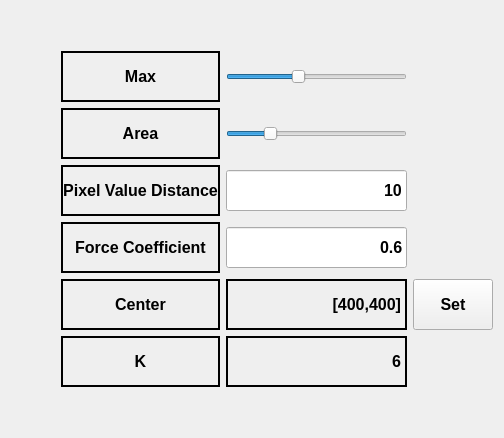
                <widget class="QWidget" name="tab_8">
                 <attribute name="title">
                  <string>image processing</string>
                 </attribute>
                 <layout class="QGridLayout" name="gridLayout_14">
                  <item row="1" column="1">
                   <widget class="QLabel" name="label_max">
                    <property name="minimumSize">
                     <size>
                      <width>121</width>
                      <height>51</height>
                     </size>
                    </property>
                    <property name="font">
                     <font>
                      <pointsize>12</pointsize>
                      <weight>75</weight>
                      <bold>true</bold>
                     </font>
                    </property>
                    <property name="frameShape">
                     <enum>QFrame::Box</enum>
                    </property>
                    <property name="frameShadow">
                     <enum>QFrame::Plain</enum>
                    </property>
                    <property name="lineWidth">
                     <number>2</number>
                    </property>
                    <property name="midLineWidth">
                     <number>0</number>
                    </property>
                    <property name="text">
                     <string>Max</string>
                    </property>
                    <property name="textFormat">
                     <enum>Qt::AutoText</enum>
                    </property>
                    <property name="alignment">
                     <set>Qt::AlignCenter</set>
                    </property>
                    <property name="wordWrap">
                     <bool>false</bool>
                    </property>
                    <property name="margin">
                     <number>0</number>
                    </property>
                   </widget>
                  </item>
                  <item row="4" column="2">
                   <widget class="QLineEdit" name="lineEdit_d_to_f">
                    <property name="minimumSize">
                     <size>
                      <width>181</width>
                      <height>41</height>
                     </size>
                    </property>
                    <property name="font">
                     <font>
                      <pointsize>12</pointsize>
                      <weight>75</weight>
                      <bold>true</bold>
                     </font>
                    </property>
                    <property name="text">
                     <string>0.6</string>
                    </property>
                    <property name="alignment">
                     <set>Qt::AlignRight|Qt::AlignTrailing|Qt::AlignVCenter</set>
                    </property>
                   </widget>
                  </item>
                  <item row="3" column="3">
                   <spacer name="horizontalSpacer_6">
                    <property name="orientation">
                     <enum>Qt::Horizontal</enum>
                    </property>
                    <property name="sizeHint" stdset="0">
                     <size>
                      <width>40</width>
                      <height>20</height>
                     </size>
                    </property>
                   </spacer>
                  </item>
                  <item row="0" column="2">
                   <spacer name="verticalSpacer_3">
                    <property name="orientation">
                     <enum>Qt::Vertical</enum>
                    </property>
                    <property name="sizeHint" stdset="0">
                     <size>
                      <width>20</width>
                      <height>40</height>
                     </size>
                    </property>
                   </spacer>
                  </item>
                  <item row="5" column="2">
                   <widget class="QLabel" name="label_Center">
                    <property name="sizePolicy">
                     <sizepolicy hsizetype="Expanding" vsizetype="Expanding">
                      <horstretch>0</horstretch>
                      <verstretch>0</verstretch>
                     </sizepolicy>
                    </property>
                    <property name="minimumSize">
                     <size>
                      <width>181</width>
                      <height>51</height>
                     </size>
                    </property>
                    <property name="font">
                     <font>
                      <pointsize>12</pointsize>
                      <weight>75</weight>
                      <bold>true</bold>
                     </font>
                    </property>
                    <property name="frameShape">
                     <enum>QFrame::Box</enum>
                    </property>
                    <property name="lineWidth">
                     <number>2</number>
                    </property>
                    <property name="text">
                     <string>[400,400]</string>
                    </property>
                    <property name="alignment">
                     <set>Qt::AlignRight|Qt::AlignTrailing|Qt::AlignVCenter</set>
                    </property>
                   </widget>
                  </item>
                  <item row="3" column="1">
                   <widget class="QLabel" name="label_pix">
                    <property name="minimumSize">
                     <size>
                      <width>124</width>
                      <height>51</height>
                     </size>
                    </property>
                    <property name="font">
                     <font>
                      <pointsize>12</pointsize>
                      <weight>75</weight>
                      <bold>true</bold>
                     </font>
                    </property>
                    <property name="frameShape">
                     <enum>QFrame::Box</enum>
                    </property>
                    <property name="frameShadow">
                     <enum>QFrame::Plain</enum>
                    </property>
                    <property name="lineWidth">
                     <number>2</number>
                    </property>
                    <property name="midLineWidth">
                     <number>0</number>
                    </property>
                    <property name="text">
                     <string>Pixel Value Distance</string>
                    </property>
                    <property name="textFormat">
                     <enum>Qt::AutoText</enum>
                    </property>
                    <property name="alignment">
                     <set>Qt::AlignCenter</set>
                    </property>
                    <property name="wordWrap">
                     <bool>false</bool>
                    </property>
                    <property name="margin">
                     <number>0</number>
                    </property>
                   </widget>
                  </item>
                  <item row="1" column="2">
                   <widget class="QSlider" name="horizontalSlider_max">
                    <property name="minimumSize">
                     <size>
                      <width>181</width>
                      <height>41</height>
                     </size>
                    </property>
                    <property name="maximum">
                     <number>255</number>
                    </property>
                    <property name="value">
                     <number>100</number>
                    </property>
                    <property name="orientation">
                     <enum>Qt::Horizontal</enum>
                    </property>
                   </widget>
                  </item>
                  <item row="7" column="2">
                   <spacer name="verticalSpacer_2">
                    <property name="orientation">
                     <enum>Qt::Vertical</enum>
                    </property>
                    <property name="sizeHint" stdset="0">
                     <size>
                      <width>20</width>
                      <height>40</height>
                     </size>
                    </property>
                   </spacer>
                  </item>
                  <item row="2" column="1">
                   <widget class="QLabel" name="label_area">
                    <property name="minimumSize">
                     <size>
                      <width>124</width>
                      <height>51</height>
                     </size>
                    </property>
                    <property name="font">
                     <font>
                      <pointsize>12</pointsize>
                      <weight>75</weight>
                      <bold>true</bold>
                     </font>
                    </property>
                    <property name="frameShape">
                     <enum>QFrame::Box</enum>
                    </property>
                    <property name="frameShadow">
                     <enum>QFrame::Plain</enum>
                    </property>
                    <property name="lineWidth">
                     <number>2</number>
                    </property>
                    <property name="midLineWidth">
                     <number>0</number>
                    </property>
                    <property name="text">
                     <string>Area</string>
                    </property>
                    <property name="textFormat">
                     <enum>Qt::AutoText</enum>
                    </property>
                    <property name="alignment">
                     <set>Qt::AlignCenter</set>
                    </property>
                    <property name="wordWrap">
                     <bool>false</bool>
                    </property>
                    <property name="margin">
                     <number>0</number>
                    </property>
                   </widget>
                  </item>
                  <item row="2" column="2">
                   <widget class="QSlider" name="horizontalSlider_area">
                    <property name="minimumSize">
                     <size>
                      <width>181</width>
                      <height>41</height>
                     </size>
                    </property>
                    <property name="minimum">
                     <number>10000</number>
                    </property>
                    <property name="maximum">
                     <number>100000</number>
                    </property>
                    <property name="singleStep">
                     <number>500</number>
                    </property>
                    <property name="pageStep">
                     <number>5000</number>
                    </property>
                    <property name="value">
                     <number>30000</number>
                    </property>
                    <property name="orientation">
                     <enum>Qt::Horizontal</enum>
                    </property>
                   </widget>
                  </item>
                  <item row="5" column="1">
                   <widget class="QLabel" name="label_2">
                    <property name="minimumSize">
                     <size>
                      <width>124</width>
                      <height>51</height>
                     </size>
                    </property>
                    <property name="font">
                     <font>
                      <pointsize>12</pointsize>
                      <weight>75</weight>
                      <bold>true</bold>
                     </font>
                    </property>
                    <property name="frameShape">
                     <enum>QFrame::Box</enum>
                    </property>
                    <property name="lineWidth">
                     <number>2</number>
                    </property>
                    <property name="text">
                     <string>Center</string>
                    </property>
                    <property name="alignment">
                     <set>Qt::AlignCenter</set>
                    </property>
                   </widget>
                  </item>
                  <item row="6" column="2">
                   <widget class="QLabel" name="label_K_value">
                    <property name="minimumSize">
                     <size>
                      <width>181</width>
                      <height>51</height>
                     </size>
                    </property>
                    <property name="font">
                     <font>
                      <pointsize>12</pointsize>
                      <weight>75</weight>
                      <bold>true</bold>
                     </font>
                    </property>
                    <property name="frameShape">
                     <enum>QFrame::Box</enum>
                    </property>
                    <property name="frameShadow">
                     <enum>QFrame::Plain</enum>
                    </property>
                    <property name="lineWidth">
                     <number>2</number>
                    </property>
                    <property name="midLineWidth">
                     <number>0</number>
                    </property>
                    <property name="text">
                     <string>6</string>
                    </property>
                    <property name="textFormat">
                     <enum>Qt::AutoText</enum>
                    </property>
                    <property name="alignment">
                     <set>Qt::AlignRight|Qt::AlignTrailing|Qt::AlignVCenter</set>
                    </property>
                    <property name="wordWrap">
                     <bool>false</bool>
                    </property>
                    <property name="margin">
                     <number>0</number>
                    </property>
                   </widget>
                  </item>
                  <item row="6" column="1">
                   <widget class="QLabel" name="label_k">
                    <property name="sizePolicy">
                     <sizepolicy hsizetype="Preferred" vsizetype="Fixed">
                      <horstretch>0</horstretch>
                      <verstretch>0</verstretch>
                     </sizepolicy>
                    </property>
                    <property name="minimumSize">
                     <size>
                      <width>124</width>
                      <height>51</height>
                     </size>
                    </property>
                    <property name="font">
                     <font>
                      <pointsize>12</pointsize>
                      <weight>75</weight>
                      <bold>true</bold>
                     </font>
                    </property>
                    <property name="frameShape">
                     <enum>QFrame::Box</enum>
                    </property>
                    <property name="frameShadow">
                     <enum>QFrame::Plain</enum>
                    </property>
                    <property name="lineWidth">
                     <number>2</number>
                    </property>
                    <property name="midLineWidth">
                     <number>0</number>
                    </property>
                    <property name="text">
                     <string>K</string>
                    </property>
                    <property name="textFormat">
                     <enum>Qt::AutoText</enum>
                    </property>
                    <property name="alignment">
                     <set>Qt::AlignCenter</set>
                    </property>
                    <property name="wordWrap">
                     <bool>false</bool>
                    </property>
                    <property name="margin">
                     <number>0</number>
                    </property>
                   </widget>
                  </item>
                  <item row="4" column="1">
                   <widget class="QLabel" name="label_force">
                    <property name="minimumSize">
                     <size>
                      <width>124</width>
                      <height>51</height>
                     </size>
                    </property>
                    <property name="font">
                     <font>
                      <pointsize>12</pointsize>
                      <weight>75</weight>
                      <bold>true</bold>
                     </font>
                    </property>
                    <property name="frameShape">
                     <enum>QFrame::Box</enum>
                    </property>
                    <property name="frameShadow">
                     <enum>QFrame::Plain</enum>
                    </property>
                    <property name="lineWidth">
                     <number>2</number>
                    </property>
                    <property name="midLineWidth">
                     <number>0</number>
                    </property>
                    <property name="text">
                     <string>Force Coefficient</string>
                    </property>
                    <property name="textFormat">
                     <enum>Qt::AutoText</enum>
                    </property>
                    <property name="alignment">
                     <set>Qt::AlignCenter</set>
                    </property>
                    <property name="wordWrap">
                     <bool>false</bool>
                    </property>
                    <property name="margin">
                     <number>0</number>
                    </property>
                   </widget>
                  </item>
                  <item row="3" column="2">
                   <widget class="QLineEdit" name="lineEdit_p_to_d">
                    <property name="minimumSize">
                     <size>
                      <width>181</width>
                      <height>41</height>
                     </size>
                    </property>
                    <property name="font">
                     <font>
                      <pointsize>12</pointsize>
                      <weight>75</weight>
                      <bold>true</bold>
                     </font>
                    </property>
                    <property name="text">
                     <string>10</string>
                    </property>
                    <property name="alignment">
                     <set>Qt::AlignRight|Qt::AlignTrailing|Qt::AlignVCenter</set>
                    </property>
                   </widget>
                  </item>
                  <item row="3" column="0">
                   <spacer name="horizontalSpacer_7">
                    <property name="orientation">
                     <enum>Qt::Horizontal</enum>
                    </property>
                    <property name="sizeType">
                     <enum>QSizePolicy::Fixed</enum>
                    </property>
                    <property name="sizeHint" stdset="0">
                     <size>
                      <width>50</width>
                      <height>20</height>
                     </size>
                    </property>
                   </spacer>
                  </item>
                  <item row="5" column="3">
                   <widget class="QPushButton" name="pushButton_CenterSet">
                    <property name="sizePolicy">
                     <sizepolicy hsizetype="Fixed" vsizetype="Expanding">
                      <horstretch>0</horstretch>
                      <verstretch>0</verstretch>
                     </sizepolicy>
                    </property>
                    <property name="minimumSize">
                     <size>
                      <width>51</width>
                      <height>51</height>
                     </size>
                    </property>
                    <property name="font">
                     <font>
                      <pointsize>12</pointsize>
                      <weight>75</weight>
                      <bold>true</bold>
                     </font>
                    </property>
                    <property name="text">
                     <string>Set</string>
                    </property>
                   </widget>
                  </item>
                 </layout>
                </widget>
